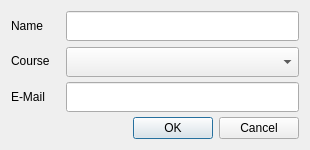
<?xml version="1.0" encoding="UTF-8"?>
<ui version="4.0">
 <class>add_student_dialog</class>
 <widget class="QDialog" name="add_student_dialog">
  <property name="geometry">
   <rect>
    <x>0</x>
    <y>0</y>
    <width>310</width>
    <height>150</height>
   </rect>
  </property>
  <property name="sizePolicy">
   <sizepolicy hsizetype="Fixed" vsizetype="Fixed">
    <horstretch>0</horstretch>
    <verstretch>0</verstretch>
   </sizepolicy>
  </property>
  <property name="minimumSize">
   <size>
    <width>310</width>
    <height>150</height>
   </size>
  </property>
  <property name="maximumSize">
   <size>
    <width>310</width>
    <height>150</height>
   </size>
  </property>
  <property name="windowTitle">
   <string>Add Student</string>
  </property>
  <layout class="QVBoxLayout" name="vl1">
   <item>
    <layout class="QHBoxLayout" name="hl1">
     <item>
      <layout class="QVBoxLayout" name="vl2">
       <property name="rightMargin">
        <number>10</number>
       </property>
       <item>
        <widget class="QLabel" name="lb_name">
         <property name="text">
          <string>Name</string>
         </property>
        </widget>
       </item>
       <item>
        <widget class="QLabel" name="lb_course">
         <property name="text">
          <string>Course</string>
         </property>
        </widget>
       </item>
       <item>
        <widget class="QLabel" name="lb_email">
         <property name="text">
          <string>E-Mail</string>
         </property>
        </widget>
       </item>
      </layout>
     </item>
     <item>
      <layout class="QVBoxLayout" name="vl3">
       <item>
        <widget class="QLineEdit" name="le_name">
         <property name="minimumSize">
          <size>
           <width>0</width>
           <height>30</height>
          </size>
         </property>
        </widget>
       </item>
       <item>
        <widget class="QComboBox" name="cb_courses">
         <property name="minimumSize">
          <size>
           <width>0</width>
           <height>30</height>
          </size>
         </property>
         <property name="currentIndex">
          <number>-1</number>
         </property>
         <property name="modelColumn">
          <number>1</number>
         </property>
        </widget>
       </item>
       <item>
        <widget class="QLineEdit" name="le_email">
         <property name="minimumSize">
          <size>
           <width>0</width>
           <height>30</height>
          </size>
         </property>
        </widget>
       </item>
      </layout>
     </item>
    </layout>
   </item>
   <item>
    <widget class="QDialogButtonBox" name="button_box">
     <property name="orientation">
      <enum>Qt::Horizontal</enum>
     </property>
     <property name="standardButtons">
      <set>QDialogButtonBox::Cancel|QDialogButtonBox::Ok</set>
     </property>
    </widget>
   </item>
  </layout>
 </widget>
 <resources/>
 <connections>
  <connection>
   <sender>button_box</sender>
   <signal>accepted()</signal>
   <receiver>add_student_dialog</receiver>
   <slot>accept()</slot>
   <hints>
    <hint type="sourcelabel">
     <x>248</x>
     <y>254</y>
    </hint>
    <hint type="destinationlabel">
     <x>157</x>
     <y>274</y>
    </hint>
   </hints>
  </connection>
  <connection>
   <sender>button_box</sender>
   <signal>rejected()</signal>
   <receiver>add_student_dialog</receiver>
   <slot>reject()</slot>
   <hints>
    <hint type="sourcelabel">
     <x>316</x>
     <y>260</y>
    </hint>
    <hint type="destinationlabel">
     <x>286</x>
     <y>274</y>
    </hint>
   </hints>
  </connection>
 </connections>
</ui>
